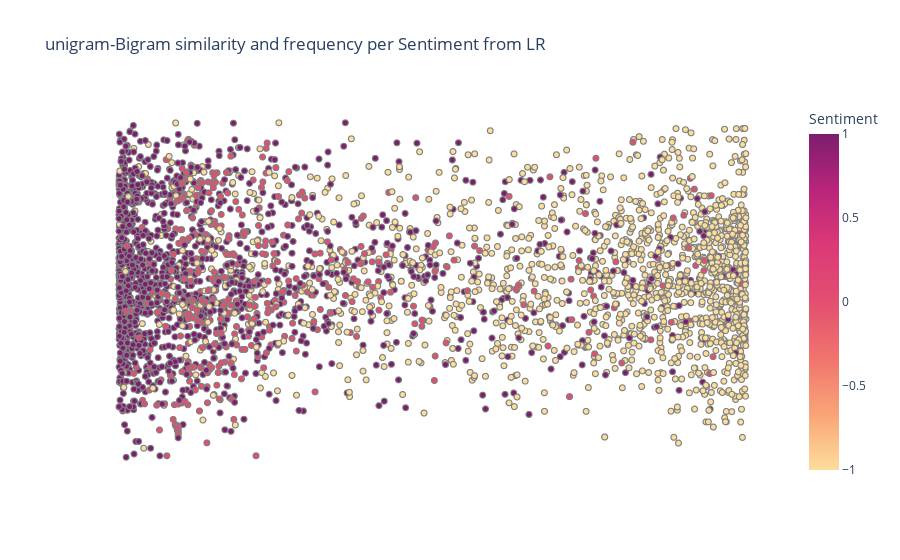

Source (notebook cell):
### Markdown cell above
#  For LR
Θα χρησιμοποιήσουμε τα predicted probabilities που προκύπτουν απο το LR για το κατα πόσο είναι σίγουρο το μοντέλο οτι ενα tweet ανοίκει σε κάποια κλάση.

### Code cell
tsne = TSNE(n_components=2,learning_rate='auto',init='random')
# pca= PCA(n_components=1)
X_embedded  = tsne.fit_transform(tfidf)
df = pd.DataFrame(columns=['tsne_1','tsne_2','probas','tweet','Sentiment'])
df['tsne_1'] = X_embedded[:, 0]
# df['pca'] = X_embedded[:, 0]
df['tsne_2'] = X_embedded[:, 1]
df['probas'] = pd.DataFrame(probas3)
df['tweet'] = dataTest['OriginalTweet']
df['Sentiment'] = dataTest['Sentiment']
    # print(df.shape)
    # print(df['tsne_1'].head(2))
fig = px.scatter(df, x='probas', y='tsne_1', hover_name= 'tweet',color='Sentiment',size_max=45
                     , template='plotly_white', title='unigram-Bigram similarity and frequency per Sentiment from LR', labels={'words': 'Avg. Length<BR>(words)'}
                     , color_continuous_scale=px.colors.sequential.Sunsetdark)
fig.update_traces(marker=dict(line=dict(width=1, color='Gray')))
fig.update_xaxes(visible=False)
fig.update_yaxes(visible=False)
# fig.show()

iplot(fig)
# fig.write_html('scatter.html')

### Figure 1 — Plotly figure (JSON) as saved in the notebook; plotly's stock layout.template omitted (floating-point values rounded to 4 significant figures; data arrays with more than 128 entries replaced by an {"elided": "..."} marker saying what was removed)
{"data": [{"hovertemplate": "<b>%{hovertext}</b><br><br>probas=%{x}<br>tsne_1=%{y}<br>Sentiment=%{marker.color}<extra></extra>", "hovertext": {"elided": "3798 str values"}, "legendgroup": "", "marker": {"color": {"elided": "3798 int values"}, "coloraxis": "coloraxis", "line": {"color": "Gray", "width": 1}, "symbol": "circle"}, "mode": "markers", "name": "", "showlegend": false, "type": "scattergl", "x": {"elided": "3798 float values"}, "xaxis": "x", "y": {"elided": "3798 float values"}, "yaxis": "y"}], "layout": {"coloraxis": {"colorbar": {"title": {"text": "Sentiment"}}, "colorscale": [[0, "rgb(252, 222, 156)"], [0.1667, "rgb(250, 164, 118)"], [0.3333, "rgb(240, 116, 110)"], [0.5, "rgb(227, 79, 111)"], [0.6667, "rgb(220, 57, 119)"], [0.8333, "rgb(185, 37, 122)"], [1, "rgb(124, 29, 111)"]]}, "legend": {"tracegroupgap": 0}, "title": {"text": "unigram-Bigram similarity and frequency per Sentiment from LR"}, "xaxis": {"anchor": "y", "domain": [0, 1], "title": {"text": "probas"}, "visible": false}, "yaxis": {"anchor": "x", "domain": [0, 1], "title": {"text": "tsne_1"}, "visible": false}}}
